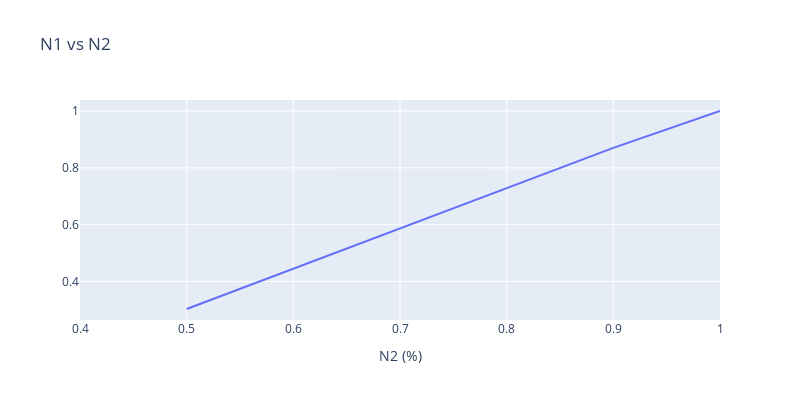
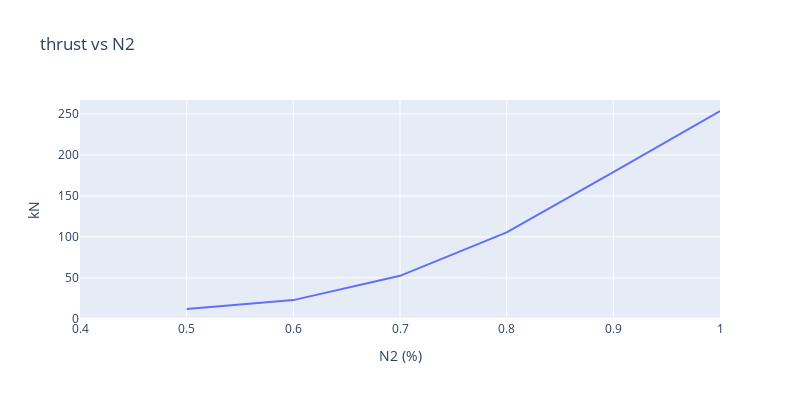
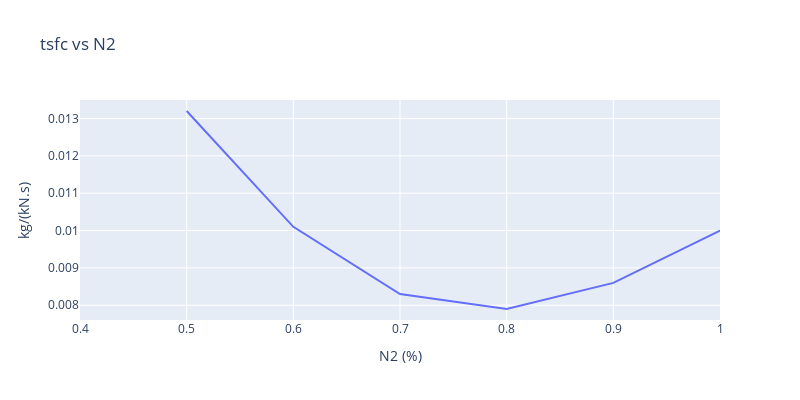
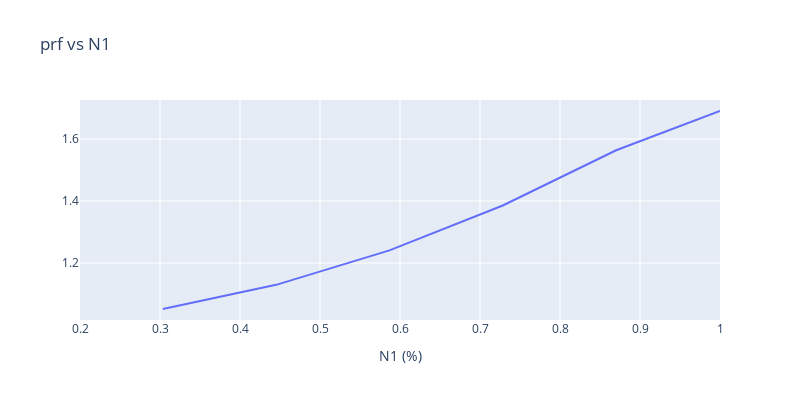

These figures' notebook cell, in order:
### Code cell
var_and_unit = {
    "N1": "",
    "thrust": "kN",
    "tsfc": "kg/(kN.s)",
    "prf": "",
    "prc": "",
    "pr": "",
    "hot_air_flow": "kg/s",
    "u_core": "m/s",
    "t04": "K",
    "fuel_consumption": "kg/s",
    "bpr": "",
}
for variable, unit in var_and_unit.items():
    if variable in ["prf", "bpr"]:
        param = "N1"
        range_x = [0.2, 1.0]
    else:
        param = "N2"
        range_x = [0.4, 1.0]
    df = turbofan.get_values_by_changing_param(variable, param)
    px.line(
        df,
        x=param,
        y=variable,
        title=f"{variable} vs {param}",
        labels={param: f"{param} (%)", variable: unit},
        range_x=range_x,
        width=800,
        height=400,
    ).show()
    print(round(df.loc[5, variable] / df.loc[0, variable],2))

### Figure 1 — Plotly figure (JSON) as saved in the notebook; plotly's stock layout.template omitted (floating-point values rounded to 4 significant figures)
{"data": [{"hovertemplate": "N2 (%)=%{x}<br>=%{y}<extra></extra>", "legendgroup": "", "line": {"color": "#636efa", "dash": "solid"}, "marker": {"symbol": "circle"}, "mode": "lines", "name": "", "orientation": "v", "showlegend": false, "x": [0.5, 0.6, 0.7, 0.8, 0.9, 1.0], "xaxis": "x", "y": [0.3035, 0.4452, 0.5868, 0.7285, 0.8702, 1.0], "yaxis": "y", "type": "scatter"}], "layout": {"xaxis": {"anchor": "y", "domain": [0.0, 1.0], "title": {"text": "N2 (%)"}, "range": [0.4, 1.0]}, "yaxis": {"anchor": "x", "domain": [0.0, 1.0], "title": {"text": ""}}, "legend": {"tracegroupgap": 0}, "title": {"text": "N1 vs N2"}, "height": 400, "width": 800}}

### Figure 2 — Plotly figure (JSON) as saved in the notebook; plotly's stock layout.template omitted (floating-point values rounded to 4 significant figures)
{"data": [{"hovertemplate": "N2 (%)=%{x}<br>kN=%{y}<extra></extra>", "legendgroup": "", "line": {"color": "#636efa", "dash": "solid"}, "marker": {"symbol": "circle"}, "mode": "lines", "name": "", "orientation": "v", "showlegend": false, "x": [0.5, 0.6, 0.7, 0.8, 0.9, 1.0], "xaxis": "x", "y": [12.03, 22.85, 52.49, 105.4, 178.9, 253.5], "yaxis": "y", "type": "scatter"}], "layout": {"xaxis": {"anchor": "y", "domain": [0.0, 1.0], "title": {"text": "N2 (%)"}, "range": [0.4, 1.0]}, "yaxis": {"anchor": "x", "domain": [0.0, 1.0], "title": {"text": "kN"}}, "legend": {"tracegroupgap": 0}, "title": {"text": "thrust vs N2"}, "height": 400, "width": 800}}

### Figure 3 — Plotly figure (JSON) as saved in the notebook; plotly's stock layout.template omitted (floating-point values rounded to 4 significant figures)
{"data": [{"hovertemplate": "N2 (%)=%{x}<br>kg/(kN.s)=%{y}<extra></extra>", "legendgroup": "", "line": {"color": "#636efa", "dash": "solid"}, "marker": {"symbol": "circle"}, "mode": "lines", "name": "", "orientation": "v", "showlegend": false, "x": [0.5, 0.6, 0.7, 0.8, 0.9, 1.0], "xaxis": "x", "y": [0.0132, 0.0101, 0.0083, 0.0079, 0.0086, 0.01], "yaxis": "y", "type": "scatter"}], "layout": {"xaxis": {"anchor": "y", "domain": [0.0, 1.0], "title": {"text": "N2 (%)"}, "range": [0.4, 1.0]}, "yaxis": {"anchor": "x", "domain": [0.0, 1.0], "title": {"text": "kg/(kN.s)"}}, "legend": {"tracegroupgap": 0}, "title": {"text": "tsfc vs N2"}, "height": 400, "width": 800}}

### Figure 4 — Plotly figure (JSON) as saved in the notebook; plotly's stock layout.template omitted (floating-point values rounded to 4 significant figures)
{"data": [{"hovertemplate": "N1 (%)=%{x}<br>=%{y}<extra></extra>", "legendgroup": "", "line": {"color": "#636efa", "dash": "solid"}, "marker": {"symbol": "circle"}, "mode": "lines", "name": "", "orientation": "v", "showlegend": false, "x": [0.3035, 0.4452, 0.5868, 0.7285, 0.8702, 1.0], "xaxis": "x", "y": [1.052, 1.129, 1.241, 1.385, 1.563, 1.69], "yaxis": "y", "type": "scatter"}], "layout": {"xaxis": {"anchor": "y", "domain": [0.0, 1.0], "title": {"text": "N1 (%)"}, "range": [0.2, 1.0]}, "yaxis": {"anchor": "x", "domain": [0.0, 1.0], "title": {"text": ""}}, "legend": {"tracegroupgap": 0}, "title": {"text": "prf vs N1"}, "height": 400, "width": 800}}
